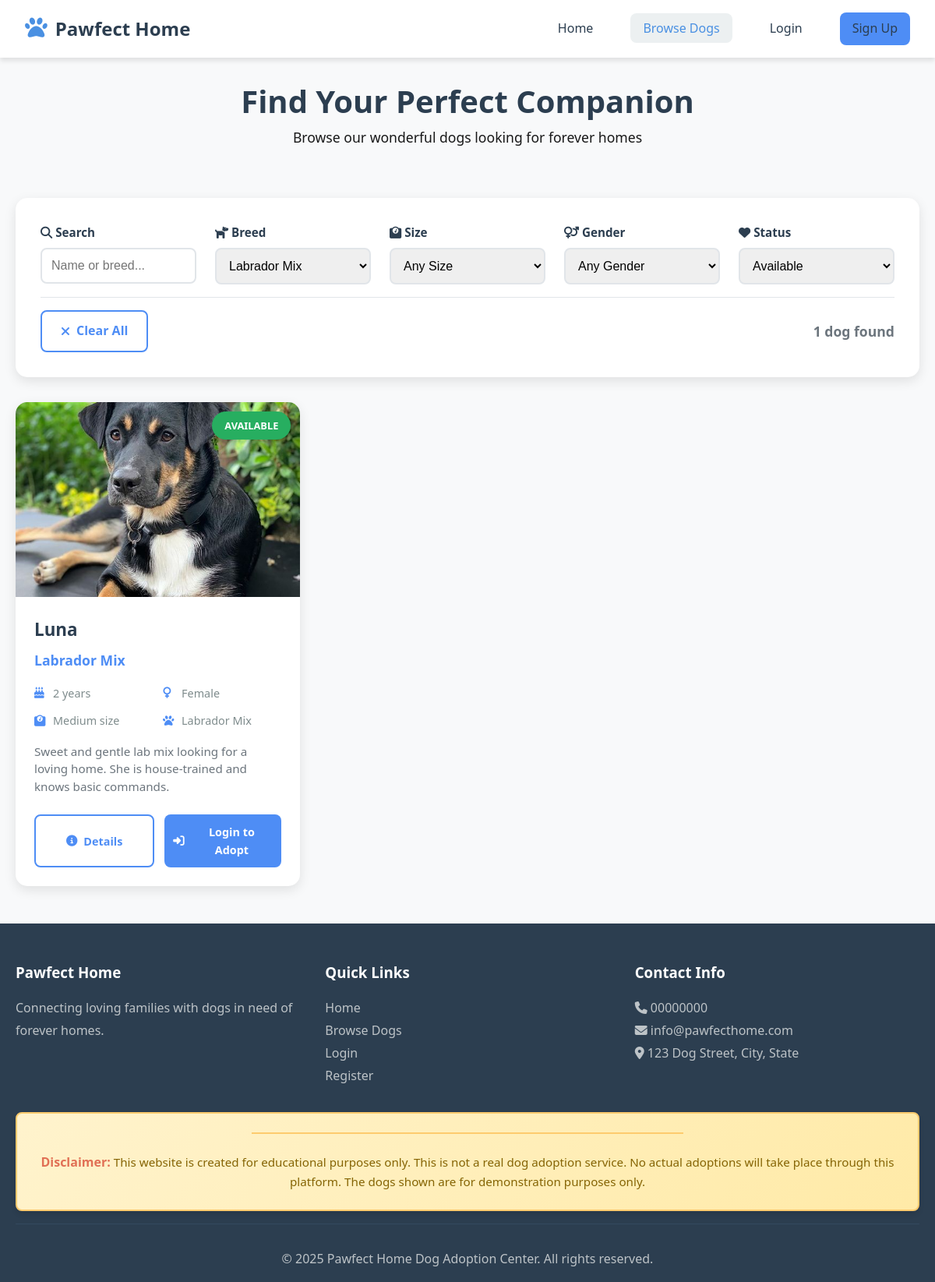
Screenshot of /pages/dogs.php?breed=Labrador Mix with the database file from the repository.
### tables this page shows
CREATE TABLE dogs (
  dog_id INT AUTO_INCREMENT PRIMARY KEY,
  name VARCHAR(50),
  breed VARCHAR(50),
  age INT,
  gender ENUM('male','female'),
  size ENUM('small','medium','large'),
  description TEXT,
  image_path VARCHAR(255),
  status ENUM('available','pending','adopted') DEFAULT 'available'
);

### pages/dogs.php (the view, shortened to what this page needs)
<?php
$dogs = [];
$breeds = [];
$search = isset($_GET['search']) ? trim($_GET['search']) : '';
$breed_filter = isset($_GET['breed']) ? trim($_GET['breed']) : '';
$status = isset($_GET['status']) ? trim($_GET['status']) : 'available';
try {
    $breed_stmt = $pdo->query("SELECT DISTINCT breed FROM dogs WHERE breed IS NOT NULL AND breed != '' ORDER BY breed");
    $breeds = $breed_stmt->fetchAll(PDO::FETCH_COLUMN);
} catch (Exception $e) {
    error_log("Breeds query error: " . $e->getMessage());
    $breeds = [];
}
try {
    $sql = "SELECT * FROM dogs WHERE 1=1";
    $params = [];
    if (!empty($breed_filter)) {
        $sql .= " AND breed = ?";
        $params[] = $breed_filter;
    }
    if (!empty($status)) {
        $sql .= " AND status = ?";
        $params[] = $status;
    }
    $sql .= " ORDER BY dog_id DESC";
    $stmt = $pdo->prepare($sql);
    $stmt->execute($params);
    $dogs = $stmt->fetchAll();
} catch (Exception $e) {
    error_log("Dogs query error: " . $e->getMessage());
    $error = "Unable to load dogs. Please try again later.";
    $dogs = [];
}
$user_requests = [];
?>
<!DOCTYPE html>
<html lang="en">
<head>
    <link rel="stylesheet" href="../css/styles.css">
    <link rel="stylesheet" href="https://cdnjs.cloudflare.com/ajax/libs/font-awesome/6.4.0/css/all.min.css">
</head>
<body>
    <?php include '../includes/header.php'; ?>
    <div class="page-header">
        <div class="container">
            <h1>Find Your Perfect Companion</h1>
            <p>Browse our wonderful dogs looking for forever homes</p>
        </div>
    </div>
    <div class="container">
        <div class="filters-section">
            <form method="GET" action="" id="filterForm">
                <div class="filter-grid">
                    <div class="filter-group">
                        <label for="search">
                            <i class="fas fa-search"></i> Search
                        </label>
                        <input type="text" id="search" name="search"
                               value="<?php echo htmlspecialchars($search); ?>"
                               placeholder="Name or breed...">
                    </div>
                    <div class="filter-group">
                        <label for="breed">
                            <i class="fas fa-dog"></i> Breed
                        </label>
                        <select id="breed" name="breed">
                            <?php foreach ($breeds as $dog_breed): ?>
                                <option value="<?php echo htmlspecialchars($dog_breed); ?>"
                                    <?php echo $breed_filter === $dog_breed ? 'selected' : ''; ?>>
                                    <?php echo htmlspecialchars($dog_breed); ?>
                                </option>
                            <?php endforeach; ?>
                        </select>
                    </div>
                    <div class="filter-group">
                        <label for="size">
                            <i class="fas fa-weight"></i> Size
                        </label>
                        <select id="size" name="size">
                            <option value="">Any Size</option>
                        </select>
                    </div>
                    <div class="filter-group">
                        <label for="gender">
                            <i class="fas fa-venus-mars"></i> Gender
                        </label>
                        <select id="gender" name="gender">
                            <option value="">Any Gender</option>
                        </select>
                    </div>
                    <div class="filter-group">
                        <label for="status">
                            <i class="fas fa-heart"></i> Status
                        </label>
                        <select id="status" name="status">
                            <option value="available" <?php echo $status === 'available' ? 'selected' : ''; ?>>Available</option>
                        </select>
                    </div>
                </div>
                <div class="filter-actions">
                    <a href="dogs.php" class="btn btn-outline">
                        <i class="fas fa-times"></i> Clear All
                    </a>
                    <div class="results-count">
                        <?php echo count($dogs); ?> dog<?php echo count($dogs) !== 1 ? 's' : ''; ?> found
                    </div>
                </div>
            </form>
        </div>
        <div class="dogs-grid">
            <?php if (empty($dogs)): ?>
                <div class="no-dogs">
                    <i class="fas fa-search"></i>
                    <h3>No Dogs Found</h3>
                    <p>We couldn't find any dogs matching your criteria. Try adjusting your filters or browse all available dogs.</p>
                    <div style="display: flex; gap: 1rem; justify-content: center; flex-wrap: wrap;">
                        <a href="dogs.php" class="btn btn-primary">View All Dogs</a>
                        <?php if (isset($_SESSION['role']) && $_SESSION['role'] === 'admin'): ?>
                            <a href="../admin/add_dog.php" class="btn btn-outline">Add New Dog</a>
                        <?php endif; ?>
                    </div>
                </div>
            <?php else: ?>
                <?php foreach ($dogs as $dog): ?>
                    <?php
                    $has_pending_request = in_array($dog['dog_id'], $user_requests);
                    $can_adopt = isset($_SESSION['user_id']) &&
                                 isset($_SESSION['role']) &&
                                 $_SESSION['role'] !== 'admin' &&
                                 $dog['status'] === 'available' &&
                                 !$has_pending_request;
                    ?>
                    <div class="dog-card">
                        <div class="dog-image">
                            <img src="../<?php echo htmlspecialchars($dog['image_path'] ?? 'images/placeholder-dog.jpg'); ?>"
                                 alt="<?php echo htmlspecialchars($dog['name']); ?>"
                                 onerror="this.src='../images/placeholder-dog.jpg'">
                            <span class="dog-status status-<?php echo $dog['status']; ?>">
                                <?php echo ucfirst($dog['status']); ?>
                            </span>
                        </div>
                        <div class="dog-info">
                            <h3><?php echo htmlspecialchars($dog['name']); ?></h3>
                            <div class="dog-breed"><?php echo htmlspecialchars($dog['breed']); ?></div>
                            <div class="dog-details">
                                <div class="dog-detail-item">
                                    <i class="fas fa-birthday-cake"></i>
                                    <span><?php echo htmlspecialchars($dog['age']); ?> years</span>
                                </div>
                                <div class="dog-detail-item">
                                    <i class="fas <?php echo $dog['gender'] === 'male' ? 'fa-mars' : 'fa-venus'; ?>"></i>
                                    <span><?php echo ucfirst($dog['gender']); ?></span>
                                </div>
                                <div class="dog-detail-item">
                                    <i class="fas fa-weight"></i>
                                    <span><?php echo ucfirst($dog['size']); ?> size</span>
                                </div>
                                <div class="dog-detail-item">
                                    <i class="fas fa-paw"></i>
                                    <span><?php echo htmlspecialchars($dog['breed']); ?></span>
                                </div>
                            </div>
                            <p class="dog-description">
                                <?php
                                $description = $dog['description'] ?? 'A loving companion looking for a forever home.';
                                echo htmlspecialchars(substr($description, 0, 120));
                                ?>
                            </p>
                            <div class="dog-actions">
                                <a href="dog_details.php?id=<?php echo $dog['dog_id']; ?>" class="btn btn-outline">
                                    <i class="fas fa-info-circle"></i> Details
                                </a>
                                <?php if ($can_adopt): ?>
                                    <a href="adoption_request.php?dog_id=<?php echo $dog['dog_id']; ?>" class="btn btn-primary">
                                        <i class="fas fa-heart"></i> Adopt
                                    </a>
                                <?php elseif ($has_pending_request): ?>
                                    <button class="btn btn-outline" disabled style="background: #f8f9fa; color: #6c757d;">
                                        <i class="fas fa-clock"></i> Requested
                                    </button>
                                <?php elseif (!isset($_SESSION['user_id']) && $dog['status'] === 'available'): ?>
                                    <a href="login.php" class="btn btn-primary">
                                        <i class="fas fa-sign-in-alt"></i> Login to Adopt
                                    </a>
                                <?php endif; ?>
                            </div>
                        </div>
                    </div>
                <?php endforeach; ?>
            <?php endif; ?>
        </div>
    </div>
    <?php include '../includes/footer.php'; ?>
</body>
</html>

### css/styles.css (style rules this page uses)
* { margin: 0; padding: 0; box-sizing: border-box; }
:root { --primary-color: #4a90e2; --secondary-color: #f39c12; --accent-color: #e74c3c; --text-dark: #2c3e50; --text-light: #7f8c8d; --bg-light: #ecf0f1; --white: #ffffff; --success: #27ae60; --warning: #f39c12; --danger: #e74c3c; --border-radius: 8px; --box-shadow: 0 4px 6px rgba(0, 0, 0, 0.1); --transition: all 0.3s ease; }
body { font-family: 'Segoe UI', Tahoma, Geneva, Verdana, sans-serif; line-height: 1.6; color: var(--text-dark); background-color: var(--bg-light); }
.container { max-width: 1200px; margin: 0 auto; padding: 0 20px; }
h1, h2, h3, h4, h5, h6 { margin-bottom: 1rem; color: var(--text-dark); font-weight: 600; }
h1 { font-size: 3rem; line-height: 1.2; }
.btn { display: inline-block; padding: 12px 24px; border: none; border-radius: var(--border-radius); text-decoration: none; font-weight: 600; text-align: center; cursor: pointer; transition: var(--transition); font-size: 1rem; }
.btn-primary { background-color: var(--primary-color); color: var(--white); }
.btn-outline { background-color: transparent; border: 2px solid var(--primary-color); color: var(--primary-color); }
.dogs-grid { display: grid; grid-template-columns: repeat(auto-fit, minmax(350px, 1fr)); gap: 2rem; margin-bottom: 3rem; }
.dog-card { background: var(--white); border-radius: var(--border-radius); box-shadow: var(--box-shadow); overflow: hidden; transition: var(--transition); }
.dog-image { position: relative; height: 250px; overflow: hidden; }
.dog-image img { width: 100%; height: 100%; object-fit: cover; transition: var(--transition); }
.dog-status { position: absolute; top: 1rem; right: 1rem; padding: 0.3rem 0.8rem; border-radius: 20px; font-size: 0.8rem; font-weight: 600; color: var(--white); }
.dog-info { padding: 1.5rem; }
.dog-info h3 { font-size: 1.5rem; margin-bottom: 1rem; color: var(--text-dark); }
.dog-details { display: grid; grid-template-columns: 1fr 1fr; gap: 0.5rem; margin-bottom: 1rem; }
.dog-details span { display: flex; align-items: center; gap: 0.5rem; font-size: 0.9rem; color: var(--text-light); }
.dog-details i { color: var(--primary-color); width: 16px; }
.dog-description { color: var(--text-light); margin-bottom: 1.5rem; line-height: 1.6; }
.dog-actions { display: flex; gap: 0.5rem; flex-wrap: wrap; }
.dog-actions .btn { flex: 1; min-width: 120px; padding: 10px 15px; font-size: 0.9rem; }

### rows the page displays
dogs: image_path (picture), status "AVAILABLE", name "Luna", breed "Labrador Mix", age "2", gender "Female", size "Medium", description "Sweet and gentle lab mix looking for a loving home. She is house-trained and knows basic commands.", shows "Login to Adopt"

### other values shown
count($dogs) "1"
form field breed "Labrador Mix"
